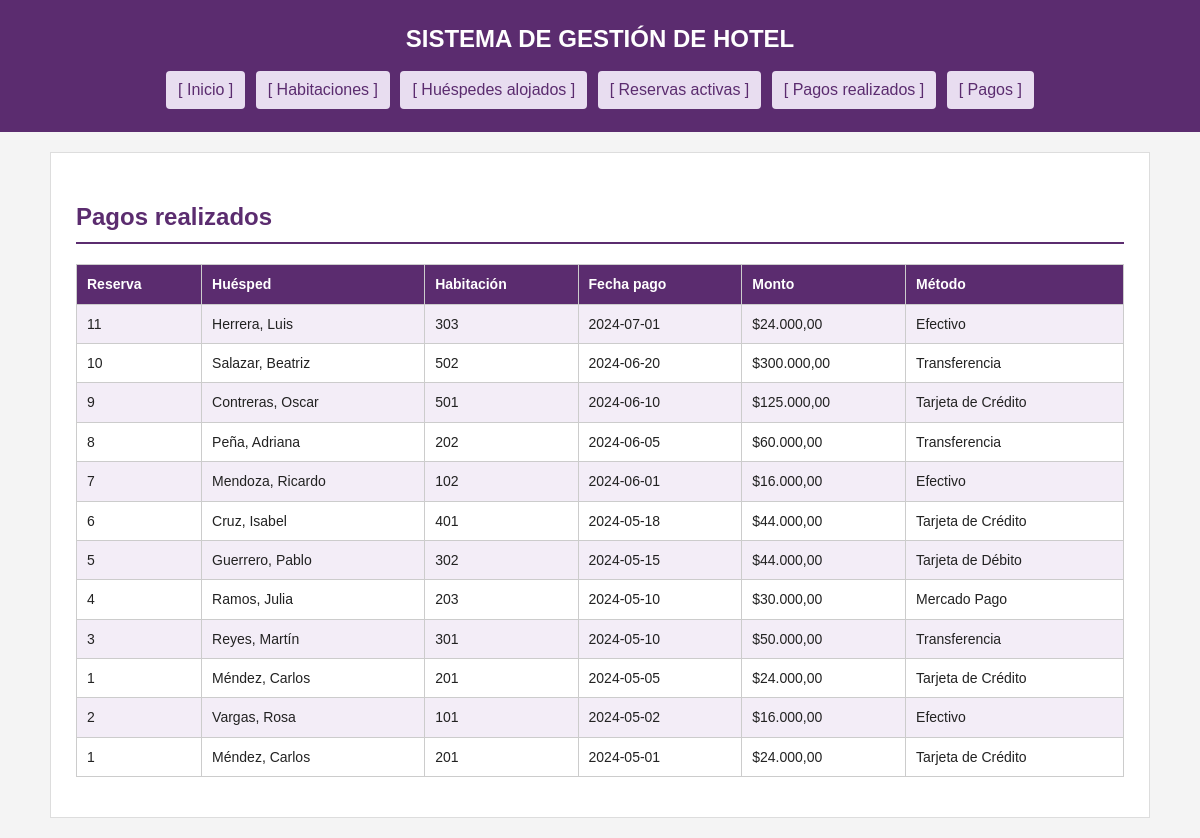
Screenshot of /aplicacion/consultas/pagos_realizados.php with the database file from the repository.
### tables this page shows
CREATE TABLE `pago` (
  `id_pago` int(11) NOT NULL AUTO_INCREMENT,
  `id_reserva` int(11) NOT NULL,
  `fecha_pago` date NOT NULL,
  `monto` decimal(10,2) NOT NULL,
  `metodo_pago` varchar(80) DEFAULT NULL,
  PRIMARY KEY (`id_pago`),
  KEY `fk_pago_reserva` (`id_reserva`),
  CONSTRAINT `fk_pago_reserva` FOREIGN KEY (`id_reserva`) REFERENCES `reserva` (`id_reserva`)
);

CREATE TABLE `reserva` (
  `id_reserva` int(11) NOT NULL AUTO_INCREMENT,
  `id_huesped` int(11) NOT NULL,
  `id_habitacion` int(11) NOT NULL,
  `fecha_ingreso` date NOT NULL,
  `fecha_salida` date NOT NULL,
  `cantidad_personas` int(11) NOT NULL,
  `estado` varchar(50) NOT NULL DEFAULT 'activa',
  PRIMARY KEY (`id_reserva`),
  KEY `fk_reserva_huesped` (`id_huesped`),
  KEY `fk_reserva_habitacion` (`id_habitacion`),
  CONSTRAINT `fk_reserva_habitacion` FOREIGN KEY (`id_habitacion`) REFERENCES `habitacion` (`id_habitacion`),
  CONSTRAINT `fk_reserva_huesped` FOREIGN KEY (`id_huesped`) REFERENCES `huesped` (`id_huesped`)
);

CREATE TABLE `huesped` (
  `id_huesped` int(11) NOT NULL AUTO_INCREMENT,
  `nombre` varchar(100) NOT NULL,
  `apellido` varchar(100) NOT NULL,
  `dni` varchar(20) NOT NULL,
  `telefono` varchar(30) DEFAULT NULL,
  `email` varchar(150) DEFAULT NULL,
  PRIMARY KEY (`id_huesped`),
  UNIQUE KEY `dni` (`dni`)
);

CREATE TABLE `habitacion` (
  `id_habitacion` int(11) NOT NULL AUTO_INCREMENT,
  `numero` varchar(10) NOT NULL,
  `piso` int(11) NOT NULL,
  `capacidad` int(11) NOT NULL,
  `id_tipo` int(11) NOT NULL,
  `precio_noche` decimal(10,2) NOT NULL,
  PRIMARY KEY (`id_habitacion`),
  UNIQUE KEY `numero` (`numero`),
  KEY `fk_habitacion_tipo` (`id_tipo`),
  CONSTRAINT `fk_habitacion_tipo` FOREIGN KEY (`id_tipo`) REFERENCES `tipo_habitacion` (`id_tipo`)
);

### aplicacion/consultas/pagos_realizados.php (the view, shortened to what this page needs)
<?php
require_once "../conexion.php";
$sql = "SELECT
            p.fecha_pago,
            p.monto,
            p.metodo_pago,
            r.id_reserva,
            h.nombre AS nombre_huesped,
            h.apellido AS apellido_huesped,
            hab.numero AS habitacion
        FROM pago p
        INNER JOIN reserva r ON p.id_reserva = r.id_reserva
        INNER JOIN huesped h ON r.id_huesped = h.id_huesped
        INNER JOIN habitacion hab ON r.id_habitacion = hab.id_habitacion
        ORDER BY p.fecha_pago DESC";
$stmt = $pdo->query($sql);
$pagos = $stmt->fetchAll();
?>
<!DOCTYPE html>
<html lang="es">
<head>
    <link rel="stylesheet" href="../css/estilos.css">
</head>
<body>
<header>
    <h1>SISTEMA DE GESTIÓN DE HOTEL</h1>
    <nav>
        <a href="../index.php">[ Inicio ]</a>
        <a href="habitaciones.php">[ Habitaciones ]</a>
        <a href="huespedes_alojados.php">[ Huéspedes alojados ]</a>
        <a href="reservas_activas.php">[ Reservas activas ]</a>
        <a href="pagos_realizados.php">[ Pagos realizados ]</a>
        <a href="../pago/listar.php">[ Pagos ]</a>
    </nav>
</header>
<main>
    <h2>Pagos realizados</h2>
    <table>
        <tr>
            <th>Reserva</th>
            <th>Huésped</th>
            <th>Habitación</th>
            <th>Fecha pago</th>
            <th>Monto</th>
            <th>Método</th>
        </tr>
        <?php foreach ($pagos as $pago) { ?>
        <tr>
            <td><?= $pago['id_reserva'] ?></td>
            <td><?= htmlspecialchars($pago['apellido_huesped'] . ", " . $pago['nombre_huesped']) ?></td>
            <td><?= htmlspecialchars($pago['habitacion']) ?></td>
            <td><?= htmlspecialchars($pago['fecha_pago']) ?></td>
            <td>$<?= number_format((float)$pago['monto'], 2, ',', '.') ?></td>
            <td><?= htmlspecialchars((string)$pago['metodo_pago']) ?></td>
        </tr>
        <?php } ?>
    </table>
</main>
</body>
</html>

### aplicacion/css/estilos.css (style rules this page uses)
* { box-sizing: border-box; }
body { font-family: Arial, Helvetica, sans-serif; margin: 0; background-color: #f4f4f4; color: #222; line-height: 1.6; }
header { background-color: #5b2c6f; color: #fff; padding: 20px; text-align: center; }
nav { margin-top: 10px; text-align: center; }
nav a { color: #5b2c6f; background-color: #e8ddf0; padding: 6px 12px; margin: 3px; display: inline-block; text-decoration: none; border-radius: 4px; }
main { max-width: 1100px; margin: 20px auto; background-color: #fff; padding: 25px; border: 1px solid #ddd; }
h1 { margin: 0; font-size: 24px; }
h2 { color: #5b2c6f; border-bottom: 2px solid #5b2c6f; padding-bottom: 6px; }
table { width: 100%; border-collapse: collapse; margin: 15px 0; }
th, td { border: 1px solid #ccc; padding: 8px 10px; text-align: left; font-size: 14px; }
th { background-color: #5b2c6f; color: #fff; }
tr:nth-child(even) { background-color: #f3edf7; }

### rows the page displays
pago: id_reserva.id_reserva "11", huesped.apellido+nombre "Herrera, Luis", habitacion.numero "303", fecha_pago "2024-07-01", monto "24.000,00", metodo_pago "Efectivo"
pago: id_reserva.id_reserva "10", huesped.apellido+nombre "Salazar, Beatriz", habitacion.numero "502", fecha_pago "2024-06-20", monto "300.000,00", metodo_pago "Transferencia"
pago: id_reserva.id_reserva "9", huesped.apellido+nombre "Contreras, Oscar", habitacion.numero "501", fecha_pago "2024-06-10", monto "125.000,00", metodo_pago "Tarjeta de Crédito"
pago: id_reserva.id_reserva "8", huesped.apellido+nombre "Peña, Adriana", habitacion.numero "202", fecha_pago "2024-06-05", monto "60.000,00", metodo_pago "Transferencia"
pago: id_reserva.id_reserva "7", huesped.apellido+nombre "Mendoza, Ricardo", habitacion.numero "102", fecha_pago "2024-06-01", monto "16.000,00", metodo_pago "Efectivo"
pago: id_reserva.id_reserva "6", huesped.apellido+nombre "Cruz, Isabel", habitacion.numero "401", fecha_pago "2024-05-18", monto "44.000,00", metodo_pago "Tarjeta de Crédito"
pago: id_reserva.id_reserva "5", huesped.apellido+nombre "Guerrero, Pablo", habitacion.numero "302", fecha_pago "2024-05-15", monto "44.000,00", metodo_pago "Tarjeta de Débito"
pago: id_reserva.id_reserva "4", huesped.apellido+nombre "Ramos, Julia", habitacion.numero "203", fecha_pago "2024-05-10", monto "30.000,00", metodo_pago "Mercado Pago"
pago: id_reserva.id_reserva "3", huesped.apellido+nombre "Reyes, Martín", habitacion.numero "301", fecha_pago "2024-05-10", monto "50.000,00", metodo_pago "Transferencia"
pago: id_reserva.id_reserva "1", huesped.apellido+nombre "Méndez, Carlos", habitacion.numero "201", fecha_pago "2024-05-05", monto "24.000,00", metodo_pago "Tarjeta de Crédito"
pago: id_reserva.id_reserva "2", huesped.apellido+nombre "Vargas, Rosa", habitacion.numero "101", fecha_pago "2024-05-02", monto "16.000,00", metodo_pago "Efectivo"
pago: id_reserva.id_reserva "1", huesped.apellido+nombre "Méndez, Carlos", habitacion.numero "201", fecha_pago "2024-05-01", monto "24.000,00", metodo_pago "Tarjeta de Crédito"
